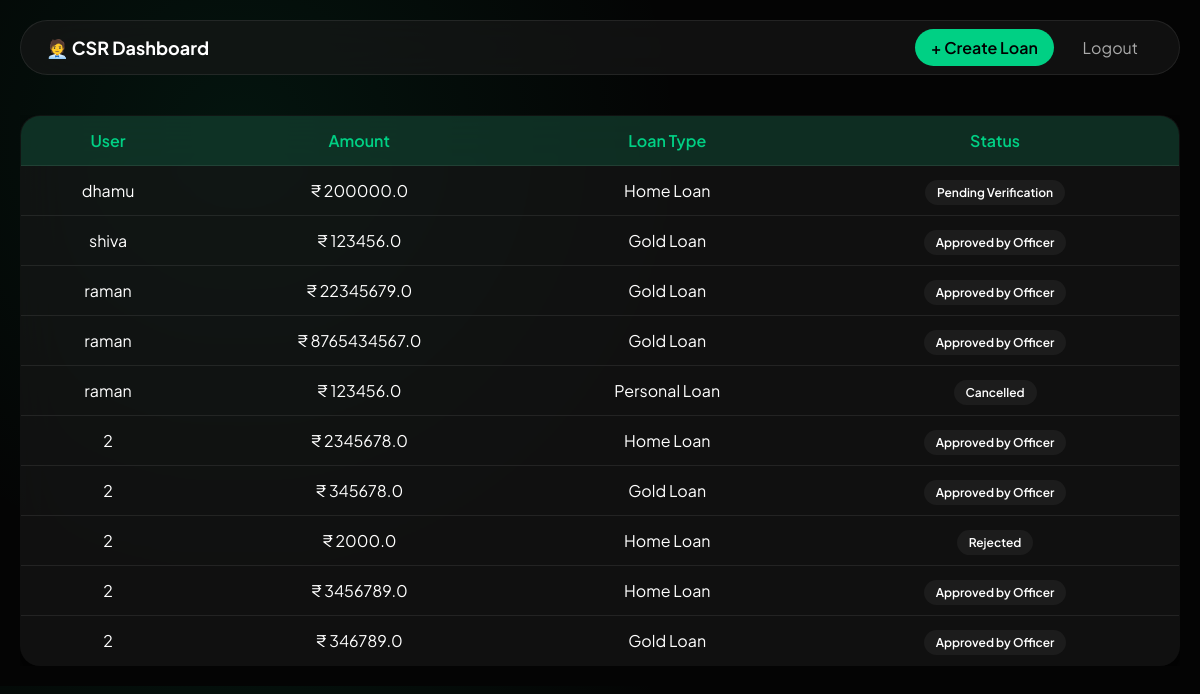
The app's page /csr-dashboard/ (signed in) with its own data.
### accounts/models.py (models this page shows, shortened)
class Loan(models.Model):
    user = models.ForeignKey(CustomUser, on_delete=models.CASCADE)
    amount = models.FloatField()
    loan_type = models.CharField(max_length=50)
    status = models.CharField(max_length=20, default="Pending")
    created_at = models.DateTimeField(auto_now_add=True)
    from django.db import models

### accounts/views.py (the view)
# urls.py: path("csr-dashboard/", views.csr_dashboard, name="csr_dashboard"),
@login_required
def csr_dashboard(request):
    loans = Loan.objects.all().order_by("-created_at")
    return render(request, "csr_dashboard.html", {
        "loans": loans
    })

### templates/csr_dashboard.html (shortened to what this page needs)
<!DOCTYPE html>
<html>
<head>
</head>
<body>
<div class="navbar">
    <h2>🧑‍💼 CSR Dashboard</h2>
    <div>
        <a class="add" href="{% url 'create_loan' %}">+ Create Loan</a>
        <a href="{% url 'logout' %}">Logout</a>
    </div>
</div>
<div class="container">
<div class="table-container">
<table>
<tr>
    <th>User</th>
    <th>Amount</th>
    <th>Loan Type</th>
    <th>Status</th>
</tr>
{% for loan in loans %}
<tr>
    <td>{{ loan.username }}</td>
    <td>₹ {{ loan.amount }}</td>
    <td>{{ loan.loan_type }}</td>
    <td>
        <span class="status">{{ loan.status }}</span>
    </td>
</tr>
{% endfor %}
</table>
</div>
</div>
</body>
</html>

### templates/csr_dashboard.html (style rules this page uses)
:root { --emerald: #00d084; --midnight: #040404; --glass: rgba(25,25,25,0.6); --border: rgba(255,255,255,0.08); }
body { font-family: 'Plus Jakarta Sans', sans-serif; margin: 0; background: radial-gradient(circle at 20% 20%, rgba(0,208,132,0.08), transparent 40%), var(--midnight); color: #fff; }
.navbar { margin: 20px; background: var(--glass); backdrop-filter: blur(25px); border: 1px solid var(--border); border-radius: 50px; padding: 15px 25px; display: flex; justify-content: space-between; align-items: center; }
.navbar h2 { margin: 0; font-size: 18px; }
.navbar a { color: #aaa; padding: 8px 16px; text-decoration: none; border-radius: 100px; margin-left: 10px; transition: 0.3s; }
.navbar .add { background: var(--emerald); color: black; font-weight: 600; }
.container { padding: 20px; }
.table-container { overflow-x: auto; }
table { width: 100%; border-collapse: collapse; background: var(--glass); backdrop-filter: blur(25px); border: 1px solid var(--border); border-radius: 20px; overflow: hidden; box-shadow: 0 20px 50px rgba(0,0,0,0.6); }
th { background: rgba(0,208,132,0.15); color: var(--emerald); font-weight: 600; }
th, td { padding: 14px; text-align: center; border-bottom: 1px solid var(--border); }
tr { transition: 0.3s; }
.status { padding: 5px 12px; border-radius: 20px; font-size: 12px; font-weight: 600; background: rgba(255,255,255,0.05); }

### records on screen
Loan: username "dhamu", amount "200000.0", loan_type "Home Loan", status "Pending Verification"
Loan: username "shiva", amount "123456.0", loan_type "Gold Loan", status "Approved by Officer"
Loan: username "raman", amount "22345679.0", loan_type "Gold Loan", status "Approved by Officer"
Loan: username "raman", amount "8765434567.0", loan_type "Gold Loan", status "Approved by Officer"
Loan: username "raman", amount "123456.0", loan_type "Personal Loan", status "Cancelled"
Loan: username "2", amount "2345678.0", loan_type "Home Loan", status "Approved by Officer"
Loan: username "2", amount "345678.0", loan_type "Gold Loan", status "Approved by Officer"
Loan: username "2", amount "2000.0", loan_type "Home Loan", status "Rejected"
Loan: username "2", amount "3456789.0", loan_type "Home Loan", status "Approved by Officer"
Loan: username "2", amount "346789.0", loan_type "Gold Loan", status "Approved by Officer"
